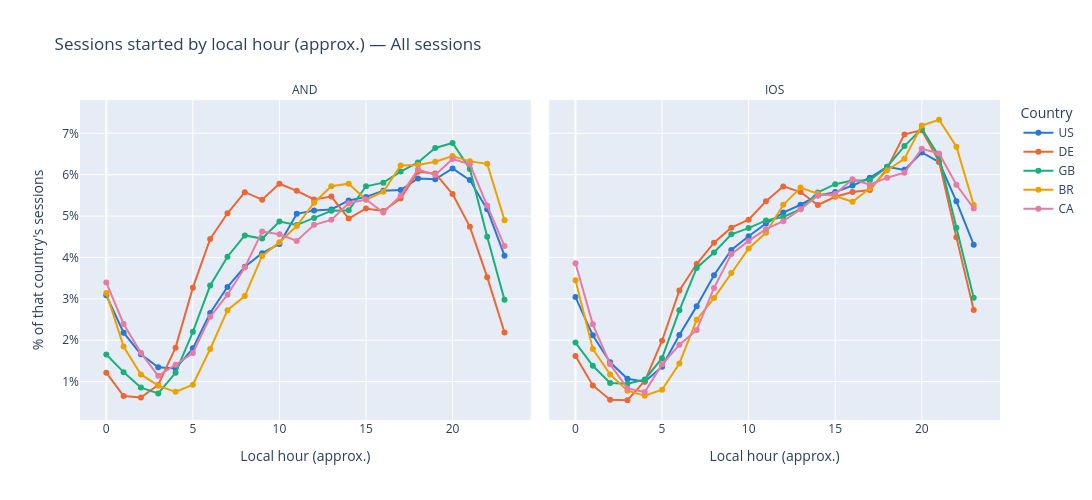

Source (notebook cell):
### Markdown cell above
### All sessions (local time)

### Code cell
all_local_agg = hourly_distribution_chart(
    sessions_hourly[sessions_hourly['country_bucket'] != 'Other'],
    'Sessions started by local hour (approx.) — All sessions',
    hour_col='local_hour', hour_label='Local hour (approx.)',
)

### Figure 1 — Plotly figure (JSON) as saved in the notebook; plotly's stock layout.template omitted (floating-point values rounded to 4 significant figures)
{"data": [{"hovertemplate": "Country=US<br>platform=AND<br>Local hour (approx.)=%{x}<br>% of that country's sessions=%{y}<extra></extra>", "legendgroup": "US", "line": {"color": "#2a78d6", "dash": "solid"}, "marker": {"symbol": "circle"}, "mode": "lines+markers", "name": "US", "orientation": "v", "showlegend": true, "type": "scatter", "x": [0.0, 1.0, 2.0, 3.0, 4.0, 5.0, 6.0, 7.0, 8.0, 9.0, 10.0, 11.0, 12.0, 13.0, 14.0, 15.0, 16.0, 17.0, 18.0, 19.0, 20.0, 21.0, 22.0, 23.0], "xaxis": "x", "y": [0.03086, 0.02182, 0.01662, 0.01347, 0.01315, 0.01804, 0.0266, 0.03287, 0.03774, 0.04105, 0.04326, 0.05055, 0.05134, 0.05159, 0.05378, 0.05463, 0.05614, 0.05628, 0.05908, 0.05889, 0.06152, 0.05869, 0.05162, 0.04042], "yaxis": "y"}, {"hovertemplate": "Country=US<br>platform=IOS<br>Local hour (approx.)=%{x}<br>% of that country's sessions=%{y}<extra></extra>", "legendgroup": "US", "line": {"color": "#2a78d6", "dash": "solid"}, "marker": {"symbol": "circle"}, "mode": "lines+markers", "name": "US", "orientation": "v", "showlegend": false, "type": "scatter", "x": [0.0, 1.0, 2.0, 3.0, 4.0, 5.0, 6.0, 7.0, 8.0, 9.0, 10.0, 11.0, 12.0, 13.0, 14.0, 15.0, 16.0, 17.0, 18.0, 19.0, 20.0, 21.0, 22.0, 23.0], "xaxis": "x2", "y": [0.03044, 0.02119, 0.01468, 0.01068, 0.009956, 0.0136, 0.02125, 0.02824, 0.0357, 0.04179, 0.04514, 0.0482, 0.05084, 0.05274, 0.05497, 0.05579, 0.05738, 0.05926, 0.06192, 0.06116, 0.06537, 0.06306, 0.05357, 0.04309], "yaxis": "y2"}, {"hovertemplate": "Country=DE<br>platform=AND<br>Local hour (approx.)=%{x}<br>% of that country's sessions=%{y}<extra></extra>", "legendgroup": "DE", "line": {"color": "#eb6834", "dash": "solid"}, "marker": {"symbol": "circle"}, "mode": "lines+markers", "name": "DE", "orientation": "v", "showlegend": true, "type": "scatter", "x": [0.0, 1.0, 2.0, 3.0, 4.0, 5.0, 6.0, 7.0, 8.0, 9.0, 10.0, 11.0, 12.0, 13.0, 14.0, 15.0, 16.0, 17.0, 18.0, 19.0, 20.0, 21.0, 22.0, 23.0], "xaxis": "x", "y": [0.01217, 0.006526, 0.00614, 0.009201, 0.01821, 0.0327, 0.04446, 0.05068, 0.05577, 0.05397, 0.05782, 0.05609, 0.05402, 0.05472, 0.04939, 0.05184, 0.05121, 0.05424, 0.06072, 0.06032, 0.0553, 0.04741, 0.03524, 0.02185], "yaxis": "y"}, {"hovertemplate": "Country=DE<br>platform=IOS<br>Local hour (approx.)=%{x}<br>% of that country's sessions=%{y}<extra></extra>", "legendgroup": "DE", "line": {"color": "#eb6834", "dash": "solid"}, "marker": {"symbol": "circle"}, "mode": "lines+markers", "name": "DE", "orientation": "v", "showlegend": false, "type": "scatter", "x": [0.0, 1.0, 2.0, 3.0, 4.0, 5.0, 6.0, 7.0, 8.0, 9.0, 10.0, 11.0, 12.0, 13.0, 14.0, 15.0, 16.0, 17.0, 18.0, 19.0, 20.0, 21.0, 22.0, 23.0], "xaxis": "x2", "y": [0.01618, 0.009077, 0.005609, 0.005496, 0.01014, 0.01988, 0.03204, 0.0384, 0.04357, 0.04719, 0.04913, 0.05358, 0.05717, 0.0558, 0.05267, 0.05466, 0.05581, 0.0563, 0.06148, 0.06974, 0.07074, 0.06319, 0.04485, 0.02731], "yaxis": "y2"}, {"hovertemplate": "Country=GB<br>platform=AND<br>Local hour (approx.)=%{x}<br>% of that country's sessions=%{y}<extra></extra>", "legendgroup": "GB", "line": {"color": "#1baf7a", "dash": "solid"}, "marker": {"symbol": "circle"}, "mode": "lines+markers", "name": "GB", "orientation": "v", "showlegend": true, "type": "scatter", "x": [0.0, 1.0, 2.0, 3.0, 4.0, 5.0, 6.0, 7.0, 8.0, 9.0, 10.0, 11.0, 12.0, 13.0, 14.0, 15.0, 16.0, 17.0, 18.0, 19.0, 20.0, 21.0, 22.0, 23.0], "xaxis": "x", "y": [0.01657, 0.01229, 0.008557, 0.007153, 0.01213, 0.02203, 0.03322, 0.04017, 0.04533, 0.04456, 0.04866, 0.04783, 0.04956, 0.0513, 0.05141, 0.0572, 0.05808, 0.06075, 0.06297, 0.06646, 0.06766, 0.06139, 0.04498, 0.02975], "yaxis": "y"}, {"hovertemplate": "Country=GB<br>platform=IOS<br>Local hour (approx.)=%{x}<br>% of that country's sessions=%{y}<extra></extra>", "legendgroup": "GB", "line": {"color": "#1baf7a", "dash": "solid"}, "marker": {"symbol": "circle"}, "mode": "lines+markers", "name": "GB", "orientation": "v", "showlegend": false, "type": "scatter", "x": [0.0, 1.0, 2.0, 3.0, 4.0, 5.0, 6.0, 7.0, 8.0, 9.0, 10.0, 11.0, 12.0, 13.0, 14.0, 15.0, 16.0, 17.0, 18.0, 19.0, 20.0, 21.0, 22.0, 23.0], "xaxis": "x2", "y": [0.01942, 0.01384, 0.009686, 0.009505, 0.01051, 0.01566, 0.02723, 0.03747, 0.0412, 0.04561, 0.04709, 0.04895, 0.0498, 0.05165, 0.05571, 0.05771, 0.05857, 0.05864, 0.06193, 0.06691, 0.07112, 0.06439, 0.04715, 0.03025], "yaxis": "y2"}, {"hovertemplate": "Country=BR<br>platform=AND<br>Local hour (approx.)=%{x}<br>% of that country's sessions=%{y}<extra></extra>", "legendgroup": "BR", "line": {"color": "#eda100", "dash": "solid"}, "marker": {"symbol": "circle"}, "mode": "lines+markers", "name": "BR", "orientation": "v", "showlegend": true, "type": "scatter", "x": [0.0, 1.0, 2.0, 3.0, 4.0, 5.0, 6.0, 7.0, 8.0, 9.0, 10.0, 11.0, 12.0, 13.0, 14.0, 15.0, 16.0, 17.0, 18.0, 19.0, 20.0, 21.0, 22.0, 23.0], "xaxis": "x", "y": [0.03144, 0.01848, 0.01174, 0.009016, 0.007528, 0.009233, 0.01789, 0.02726, 0.03066, 0.04036, 0.04368, 0.04758, 0.05324, 0.0572, 0.05783, 0.05395, 0.05589, 0.06224, 0.06233, 0.06313, 0.06449, 0.06322, 0.06262, 0.04901], "yaxis": "y"}, {"hovertemplate": "Country=BR<br>platform=IOS<br>Local hour (approx.)=%{x}<br>% of that country's sessions=%{y}<extra></extra>", "legendgroup": "BR", "line": {"color": "#eda100", "dash": "solid"}, "marker": {"symbol": "circle"}, "mode": "lines+markers", "name": "BR", "orientation": "v", "showlegend": false, "type": "scatter", "x": [0.0, 1.0, 2.0, 3.0, 4.0, 5.0, 6.0, 7.0, 8.0, 9.0, 10.0, 11.0, 12.0, 13.0, 14.0, 15.0, 16.0, 17.0, 18.0, 19.0, 20.0, 21.0, 22.0, 23.0], "xaxis": "x2", "y": [0.03449, 0.01789, 0.01175, 0.007796, 0.006593, 0.008048, 0.01439, 0.02497, 0.03018, 0.03627, 0.04216, 0.04597, 0.05272, 0.05689, 0.05542, 0.05484, 0.05344, 0.05669, 0.06108, 0.06383, 0.07186, 0.07328, 0.06675, 0.05269], "yaxis": "y2"}, {"hovertemplate": "Country=CA<br>platform=AND<br>Local hour (approx.)=%{x}<br>% of that country's sessions=%{y}<extra></extra>", "legendgroup": "CA", "line": {"color": "#e87ba4", "dash": "solid"}, "marker": {"symbol": "circle"}, "mode": "lines+markers", "name": "CA", "orientation": "v", "showlegend": true, "type": "scatter", "x": [0.0, 1.0, 2.0, 3.0, 4.0, 5.0, 6.0, 7.0, 8.0, 9.0, 10.0, 11.0, 12.0, 13.0, 14.0, 15.0, 16.0, 17.0, 18.0, 19.0, 20.0, 21.0, 22.0, 23.0], "xaxis": "x", "y": [0.03395, 0.02394, 0.01696, 0.0114, 0.01407, 0.01689, 0.02565, 0.03099, 0.03758, 0.04627, 0.0456, 0.04399, 0.04788, 0.04909, 0.05311, 0.054, 0.05087, 0.05493, 0.06127, 0.05995, 0.0638, 0.06252, 0.05254, 0.04275], "yaxis": "y"}, {"hovertemplate": "Country=CA<br>platform=IOS<br>Local hour (approx.)=%{x}<br>% of that country's sessions=%{y}<extra></extra>", "legendgroup": "CA", "line": {"color": "#e87ba4", "dash": "solid"}, "marker": {"symbol": "circle"}, "mode": "lines+markers", "name": "CA", "orientation": "v", "showlegend": false, "type": "scatter", "x": [0.0, 1.0, 2.0, 3.0, 4.0, 5.0, 6.0, 7.0, 8.0, 9.0, 10.0, 11.0, 12.0, 13.0, 14.0, 15.0, 16.0, 17.0, 18.0, 19.0, 20.0, 21.0, 22.0, 23.0], "xaxis": "x2", "y": [0.03858, 0.02383, 0.01422, 0.008351, 0.007476, 0.01417, 0.01891, 0.02246, 0.03262, 0.04081, 0.044, 0.04683, 0.04876, 0.05166, 0.05496, 0.05532, 0.0589, 0.05758, 0.05928, 0.06048, 0.06625, 0.06513, 0.05757, 0.05184], "yaxis": "y2"}], "layout": {"annotations": [{"font": {}, "showarrow": false, "text": "AND", "x": 0.245, "xanchor": "center", "xref": "paper", "y": 1, "yanchor": "bottom", "yref": "paper"}, {"font": {}, "showarrow": false, "text": "IOS", "x": 0.755, "xanchor": "center", "xref": "paper", "y": 1, "yanchor": "bottom", "yref": "paper"}], "height": 500, "legend": {"title": {"text": "Country"}, "tracegroupgap": 0}, "title": {"text": "Sessions started by local hour (approx.) — All sessions"}, "width": 1100, "xaxis": {"anchor": "y", "categoryarray": [0, 1, 2, 3, 4, 5, 6, 7, 8, 9, 10, 11, 12, 13, 14, 15, 16, 17, 18, 19, 20, 21, 22, 23], "categoryorder": "array", "domain": [0, 0.49], "title": {"text": "Local hour (approx.)"}}, "xaxis2": {"anchor": "y2", "categoryarray": [0, 1, 2, 3, 4, 5, 6, 7, 8, 9, 10, 11, 12, 13, 14, 15, 16, 17, 18, 19, 20, 21, 22, 23], "categoryorder": "array", "domain": [0.51, 1], "matches": "x", "title": {"text": "Local hour (approx.)"}}, "yaxis": {"anchor": "x", "domain": [0, 1], "tickformat": ".0%", "title": {"text": "% of that country's sessions"}}, "yaxis2": {"anchor": "x2", "domain": [0, 1], "matches": "y", "showticklabels": false, "tickformat": ".0%"}}}
